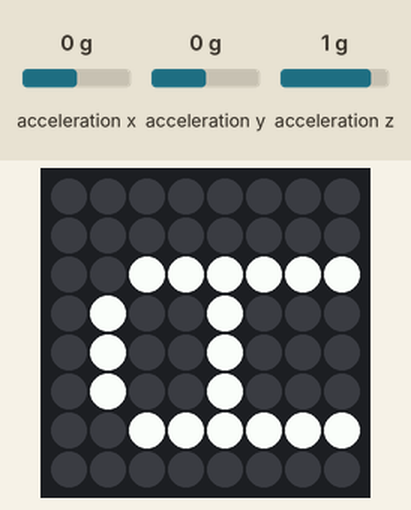
Bench run of a program on a simulated Raspberry Pi (BCM pin numbers) with a Sense HAT. Shown: the Sense HAT's 8×8 RGB LED matrix. The test bench sets the inputs (shaded band); at power-on: acceleration x 0 g, acceleration y 0 g, acceleration z 1 g.

Above: at 1.2 s.
1.3 s: acceleration x set to -1.4 g
At 2.3 s:
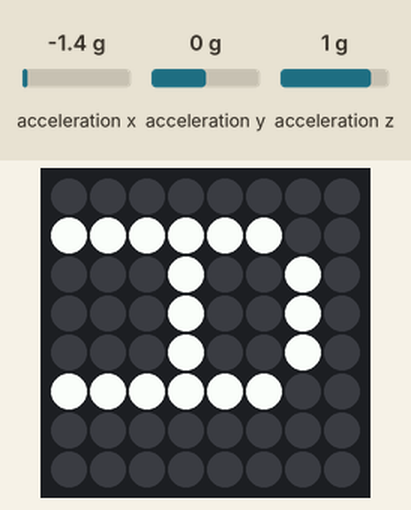
Timing chart, 0 to 4.3 s (numbered marks = the images above; inputs shaded):
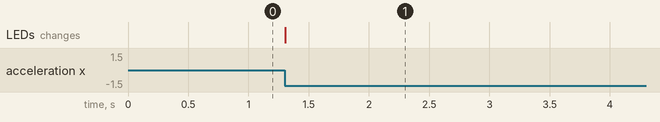

The program:

accelerometer.py
```python
#!/usr/bin/python3
from sense_hat import SenseHat

def auto_orient(sense):
    # auto orients the led-screen based on the accelerometer in the SenseHat
    acceleration = sense.get_accelerometer_raw()
    x = acceleration['x']
    y = acceleration['y']
    z = acceleration['z']

    x = round(x, 0)
    y = round(y, 0)
    z = round(z, 0)

    if x  == -1:
        sense.set_rotation(90)
    elif y == 1:
        sense.set_rotation(0)
    elif y == -1:
        sense.set_rotation(180)
    else:
        sense.set_rotation(270)


if __name__ == '__main__':
    sense = SenseHat()
    sense.show_letter("A")
    while True:
        auto_orient(sense)
```

Measured:
- after the input at 1.3 s, the LEDs: change at once (image 1)
